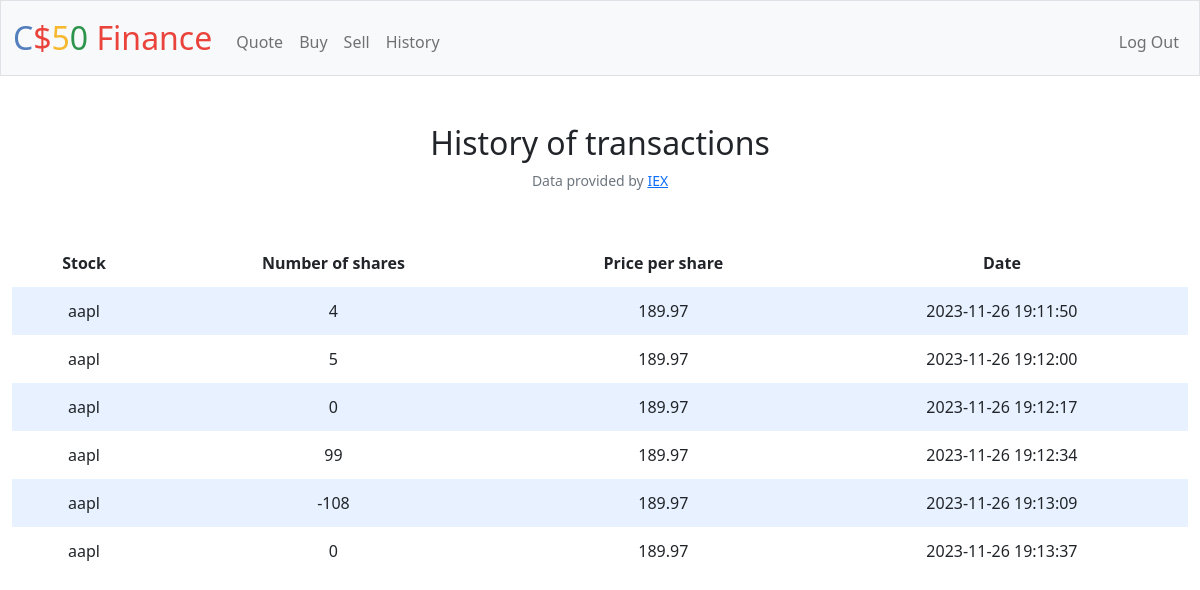
The page /history (signed in) on the database as committed earlier.
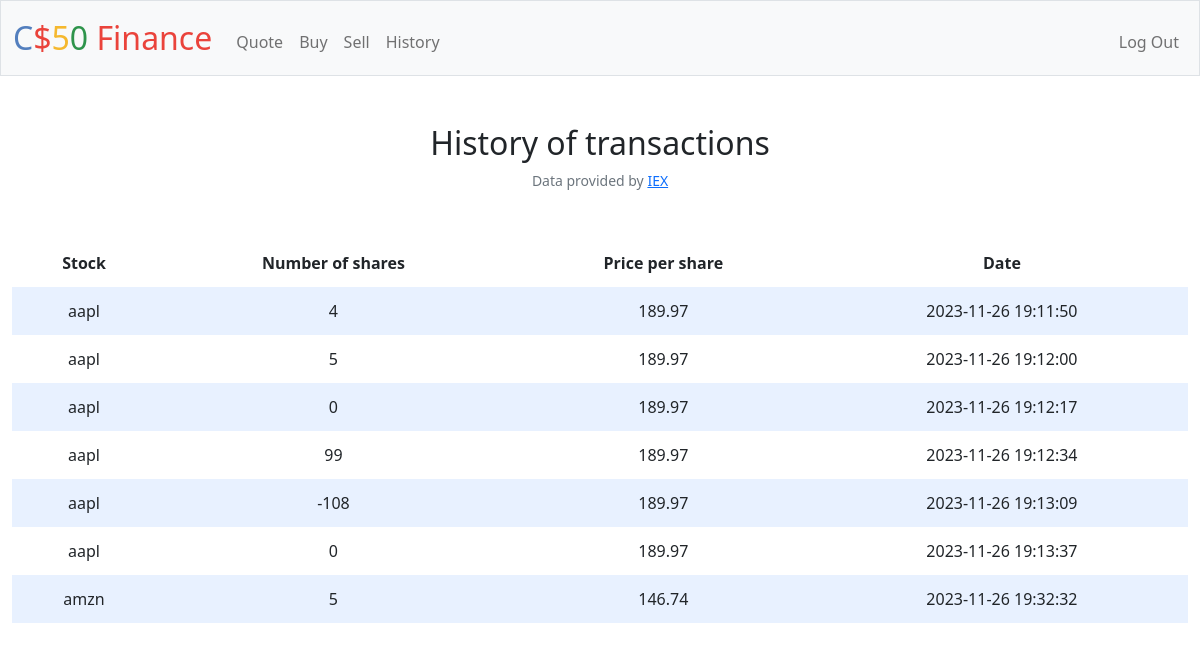
The same page on the database as committed later.
### tables this page shows
CREATE TABLE purchases (
id INTEGER PRIMARY KEY AUTOINCREMENT NOT NULL,
id_user INTEGER REFERENCES users(id),
stock TEXT NOT NULL,
number_shares NUMERIC NOT NULL,
price_per_share NUMERIC NOT NULL,
timestamp_column TIMESTAMP
);

### app.py (the view)
@app.route("/history")
@login_required
def history():
    user_purchases = db.execute("SELECT * FROM purchases WHERE id_user = ?", session.get("user_id"))
    return render_template("history.html", user_purchases = user_purchases)

### app.py (called while the page is built)
@app.after_request
def after_request(response):
    response.headers["Cache-Control"] = "no-cache, no-store, must-revalidate"
    response.headers["Expires"] = 0
    response.headers["Pragma"] = "no-cache"
    return response

### helpers.py (called while the page is built)
def login_required(f):
    @wraps(f)
    def decorated_function(*args, **kwargs):
        if session.get("user_id") is None:
            return redirect("/login")
        return f(*args, **kwargs)
    return decorated_function

### templates/history.html (shortened to what this page needs)
{% extends "layout.html" %}
{% block main %}
<h2>History of transactions</h2>
<table>
    <thead>
        <tr>
            <th>Stock</th>
            <th>Number of shares</th>
            <th>Price per share</th>
            <th>Date</th>
        </tr>
    </thead>
    <tbody>
        {% for stock in user_purchases %}
        <tr>
        <td>{{ stock.stock }}</td>
        <td>{{ stock.number_shares }}</td>
        <td>{{ stock.price_per_share }}</td>
        <td>{{ stock.timestamp_column }}</td>
        </tr>
        {% endfor %}
    </tbody>
{% endblock %}

### templates/layout.html (shortened to what this page needs)
<!DOCTYPE html>
<html lang="en">
    <head>
        <link href="https://cdn.jsdelivr.net/npm/bootstrap@5.1.3/dist/css/bootstrap.min.css" rel="stylesheet">
        <link href="/static/styles.css" rel="stylesheet">
    </head>
    <body>
        <nav class="bg-light border navbar navbar-expand-md navbar-light">
            <div class="container-fluid">
                <a class="navbar-brand" href="/"><span class="blue">C</span><span class="red">$</span><span class="yellow">5</span><span class="green">0</span> <span class="red">Finance</span></a>
                <div class="collapse navbar-collapse" id="navbar">
                    {% if session["user_id"] %}
                        <ul class="navbar-nav me-auto mt-2">
                            <li class="nav-item"><a class="nav-link" href="/quote">Quote</a></li>
                            <li class="nav-item"><a class="nav-link" href="/buy">Buy</a></li>
                            <li class="nav-item"><a class="nav-link" href="/sell">Sell</a></li>
                            <li class="nav-item"><a class="nav-link" href="/history">History</a></li>
                        </ul>
                        <ul class="navbar-nav ms-auto mt-2">
                            <li class="nav-item"><a class="nav-link" href="/logout">Log Out</a></li>
                        </ul>
                    {% else %}
                        <ul class="navbar-nav ms-auto mt-2">
                            <li class="nav-item"><a class="nav-link" href="/register">Register</a></li>
                            <li class="nav-item"><a class="nav-link" href="/login">Log In</a></li>
                        </ul>
                    {% endif %}
                </div>
            </div>
        </nav>
        <main class="container-fluid py-5 text-center">
            {% block main %}{% endblock %}
        </main>
        <footer class="mb-5 small text-center text-muted">
            Data provided by <a href="https://iexcloud.io/">IEX</a>
        </footer>
    </body>
</html>

### static/styles.css (style rules this page uses)
nav .navbar-brand { font-size: xx-large; }
nav .navbar-brand .blue { color: #537fbe; }
nav .navbar-brand .red { color: #ea433b; }
nav .navbar-brand .yellow { color: #f5b82e; }
nav .navbar-brand .green { color: #2e944b; }
table { background-color: transparent; margin-bottom: 1rem; width: 100%; }
table th, table td { padding: 0.75rem; vertical-align: middle; }
tbody tr:nth-of-type(odd) { background-color: rgb(179, 208, 255, 0.3) }

Rows that differ between the two databases and show on the page:
added purchases: stock "amzn", number_shares "5", price_per_share "146.74", timestamp_column "2023-11-26 19:32:32"
